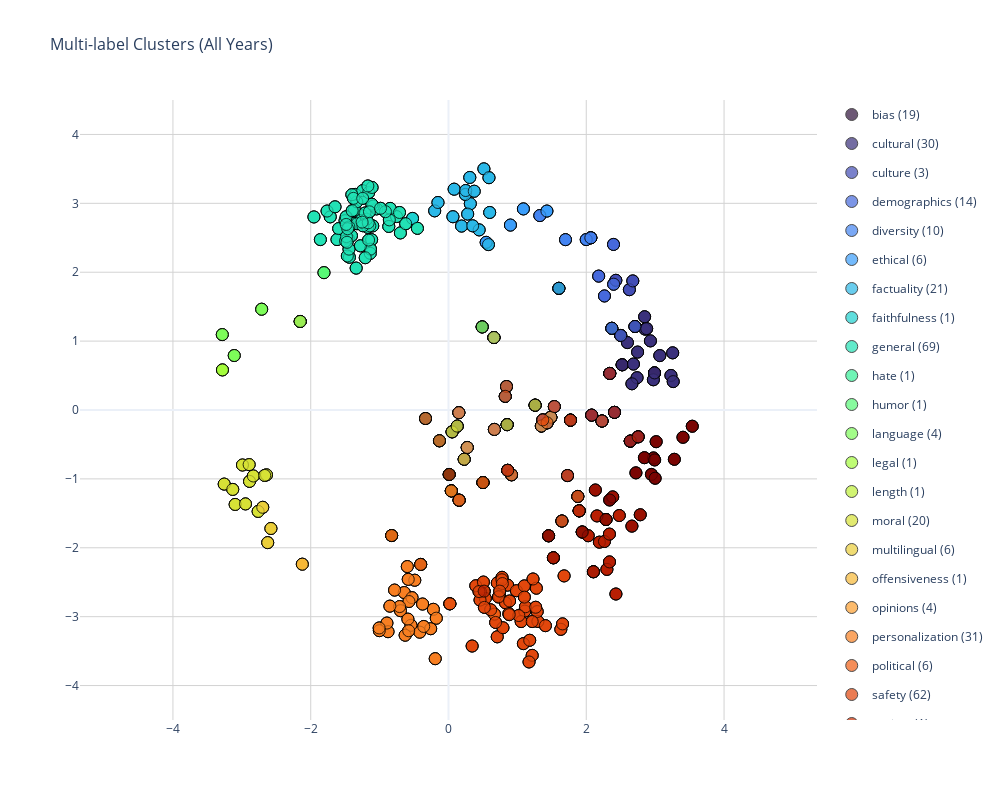

Notebook code cell kept with this figure:
### Code cell
hover_texts = []
indices = [i for i, lbls in enumerate(labels_list) if label in lbls]
for i in indices:
    paper = "<br>".join(wrap(df.iloc[i]['title'], width=50))
    all_labels = ', '.join(labels_list[i])
    paper_id = df.iloc[i]['ID']
    hover_texts.append(f"Paper: {paper}<br>ID: {paper_id}<br>Subtopics: {all_labels}<br>Year: {year}")

cluster_points = positions[indices]

all_fig = go.Figure()

for idx, year in enumerate(unique_years):
    col = idx + 1
    
    # Then add each cluster for this year
    for label in unique_labels:
        indices = [i for i, lbls in enumerate(labels_list) if label in lbls]
        num_indices += len(indices)
        
        if len(indices) > 0:
            cluster_points = positions[indices]
            
            # Create hover text with paper IDs and all labels
            hover_texts = []
            for i in indices:
                paper = "<br>".join(wrap(df.iloc[i]['title'], width=50))
                all_labels = ', '.join(labels_list[i])
                paper_id = df.iloc[i]['ID']
                hover_texts.append(f"Paper: {paper}<br>ID: {paper_id}<br>Subtopics: {all_labels}<br>Year: {year}")
            
            all_fig.add_trace(
                go.Scatter(
                    x=cluster_points[:, 0],
                    y=cluster_points[:, 1],
                    mode='markers',
                    marker=dict(
                        size=12,
                        color=label_colors[label],
                        opacity=0.7,
                        line=dict(color='black', width=1)
                    ),
                    name=f'{label} ({len(indices)})',
                    legendgroup=label,
                    showlegend=(idx == 0),  # Only show legend for first subplot
                    hovertext=hover_texts,
                    hoverinfo='text'
                )
            )
    
# Update axes for this subplot
all_fig.update_layout(
    height=800,
    width=1000,
    title_text="Multi-label Clusters (All Years)",
    title_font_size=16,
    hovermode='closest',
    template='plotly_white',
    xaxis=dict(
        range=[-4.5, 4.5],
        title='',
        showgrid=True,
        gridcolor='lightgray'
    ),
    yaxis=dict(
        range=[-4.5, 4.5],
        title='',
        showgrid=True,
        gridcolor='lightgray',
        scaleanchor="x",
        scaleratio=1
    )
)

all_fig.show()
